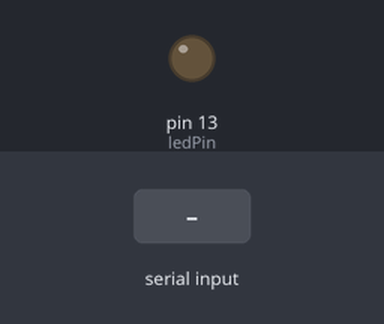
Bench run of a sketch on a simulated Arduino Uno, built with avr-gcc and run on an emulated ATmega328P. Parts: output pins drawn as LEDs (lit = HIGH). The test bench sets the inputs (shaded band). What the sketch prints to the serial monitor is not drawn.

Above: at 1.2 s.
1.3 s: byte 30 received over Serial
At 1.42 s:
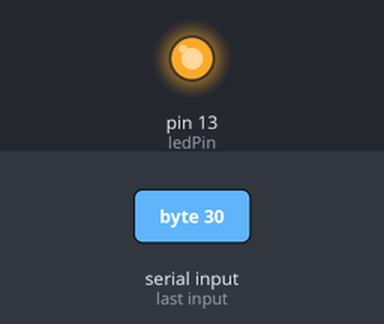
3.0 s: byte 90 received over Serial
At 3.8 s:
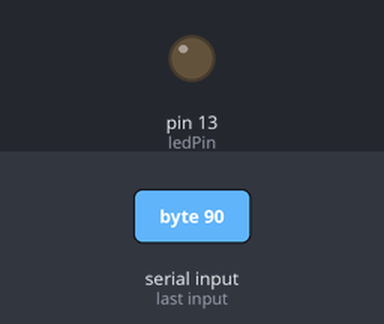
Timing chart, 0 to 6.0 s (numbered marks = the images above; inputs shaded):
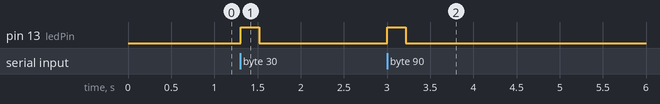

Measured:
- after the input at 1.3 s, pin 13 (ledPin): LOW → HIGH at once, → LOW 0.22 s later
- after the input at 3.0 s, pin 13 (ledPin): LOW → HIGH at once, → LOW 0.22 s later

The sketch:

RR3.ino
```cpp
#define LED_CAPSLOCK          (1 << 1)
#define KEY_R                 21
#define KEY_3                 32
const int ledPin            = 13;
uint8_t keyBuffer[8]        = { 0, 0, 0, 0, 0, 0, 0 };
const uint8_t KEYBOARD_LED  = LED_CAPSLOCK;
uint8_t lastState           = 0, currentState = 0;

void setup(){
  pinMode(ledPin, OUTPUT);
  Serial.begin(9600);
}

uint8_t readLedStatus(){
  uint8_t keyBuffer[8] = { 0, 0, 0, 0, 0, 0, 0, 0 };
  uint8_t ledStatus;
  Serial.write(keyBuffer, 8);
  while (Serial.available() > 0) {
  ledStatus = Serial.read();
  }
  return ledStatus;
}

boolean buttonPressed(){
  uint8_t ledStatus;
  ledStatus = readLedStatus();
  lastState = currentState;
  currentState = ledStatus & KEYBOARD_LED;
  if (ledStatus & KEYBOARD_LED){
    digitalWrite(ledPin, HIGH);
  }else{
    digitalWrite(ledPin, LOW);
  }
  return (currentState != lastState);
}

void pressR(){
  keyBuffer[2] = KEY_R;
  Serial.write(keyBuffer, 8);
  keyBuffer[2] = 0;
  Serial.write(keyBuffer, 8);
}

void press3(){
  keyBuffer[2] = KEY_3;
  Serial.write(keyBuffer, 8);
  keyBuffer[2] = 0;
  Serial.write(keyBuffer, 8);
}

void loop(){
  int counter = 0;
  if (buttonPressed()) counter = counter +1;
  while (counter == 1) {
    pressR();
    delay(200);
    if(buttonPressed()){
      counter = 0;
      break;
    }
    pressR();
    delay(200);
    if(buttonPressed()){
      counter = 0;
      break;
    }
    press3();
    delay(200);
    if(buttonPressed()){
      counter = 0;
      break;
    }
  }
}
```
